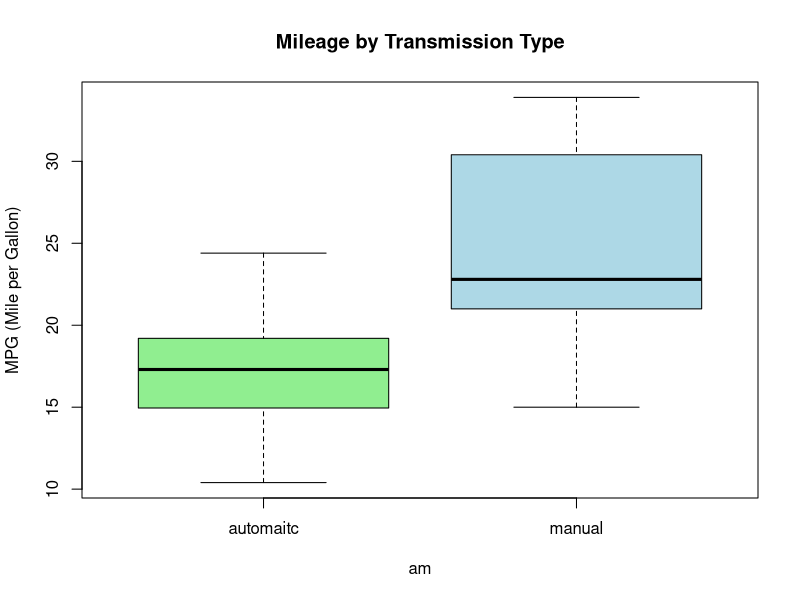
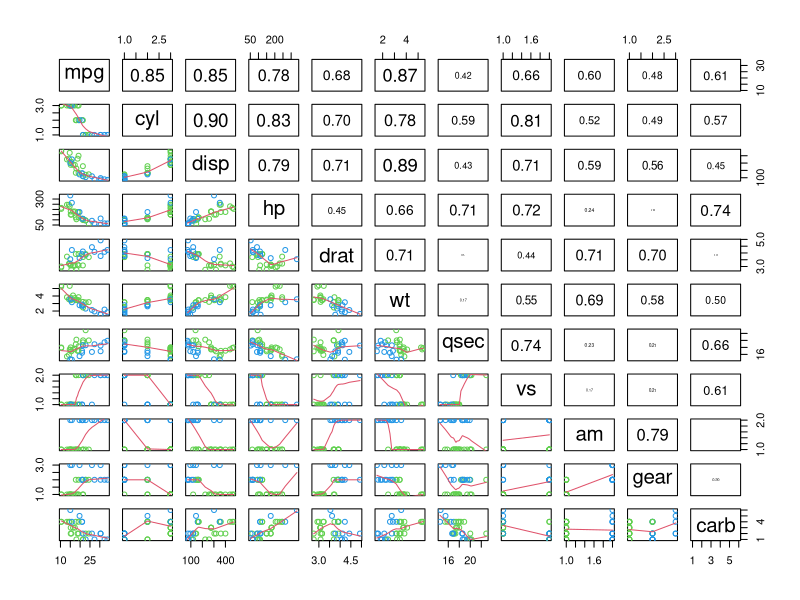
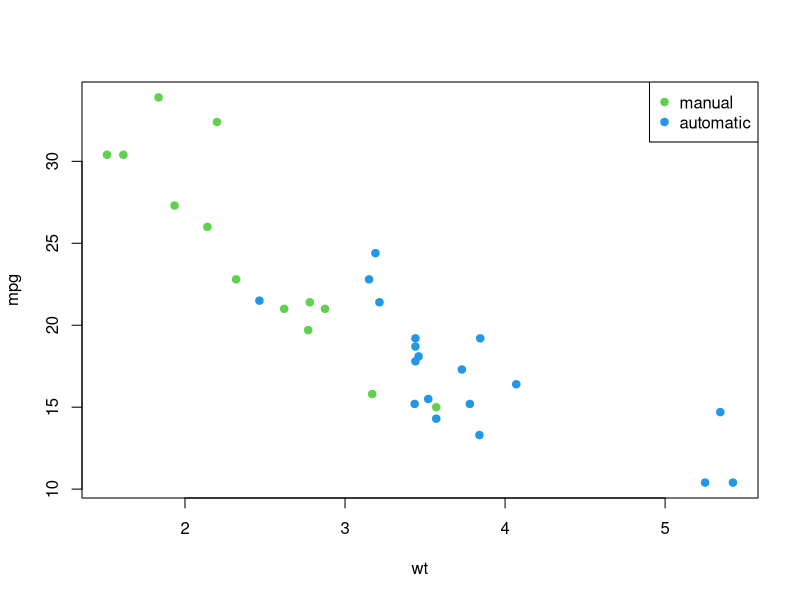
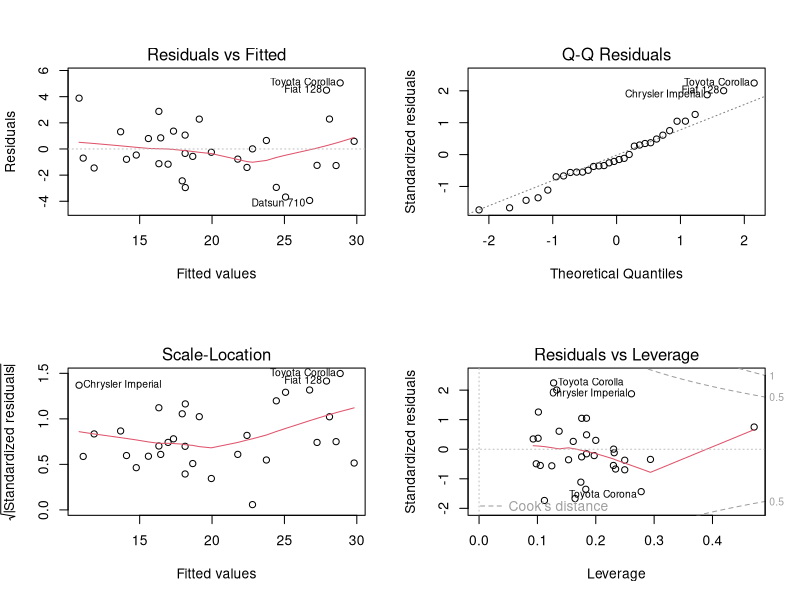

Recreate these plots in R, in order.
## ---- chunk 1
knitr::opts_chunk$set(echo = TRUE)
## ---- chunk 2
#load mtcars data
data(mtcars)
## ---- chunk 3
mtcars$am = as.factor(mtcars$am)
levels(mtcars$am) = c("automatic", "manual")
mtcars$cyl = as.factor(mtcars$cyl)
mtcars$vs = as.factor(mtcars$vs)
mtcars$gear = as.factor(mtcars$gear)
mtcars$carb = as.factor(mtcars$carb)
## ---- chunk 4
with(mtcars, tapply(mpg, am, summary))

boxplot(mpg ~ am, data=mtcars, main="Mileage by Transmission Type", ylab="MPG (Mile per Gallon)",
        col=c("lightgreen","lightblue"), names=c("automaitc", "manual"))
## ---- chunk 5
mpg_automatic= mtcars[mtcars$am=="automatic",]$mpg ;mpg_manual= mtcars[mtcars$am=="manual",]$mpg
## ---- chunk 6
t.test(mpg_automatic, mpg_manual)
## ---- chunk 7
fitAll = lm(mpg ~ ., mtcars)
library(MASS)
bestFit = stepAIC(fitAll, direction="both")
## ---- chunk 8
summary(bestFit)
## ---- chunk 9
panel.cor <- function(x, y, digits = 2, prefix = "", cex.cor, ...)
{
    usr <- par("usr"); on.exit(par(usr))
    par(usr = c(0, 1, 0, 1))
    r <- abs(cor(x, y))
    txt <- format(c(r, 0.123456789), digits = digits)[1]
    txt <- paste0(prefix, txt)
    if(missing(cex.cor)) cex.cor <- 0.8/strwidth(txt)
    text(0.5, 0.5, txt, cex = cex.cor * r)
}
pairs(mtcars, lower.panel = panel.smooth, upper.panel = panel.cor,  col = 3 + (mtcars$am == "manual"))
## ---- chunk 10
with(mtcars, plot(wt, mpg, col=3+(am=="automatic"), pch=19))
legend("topright", col=c(3,4), legend=c("manual", "automatic"), pch=19)
## ---- chunk 11
par(mfrow=c(2,2))
plot(bestFit)
